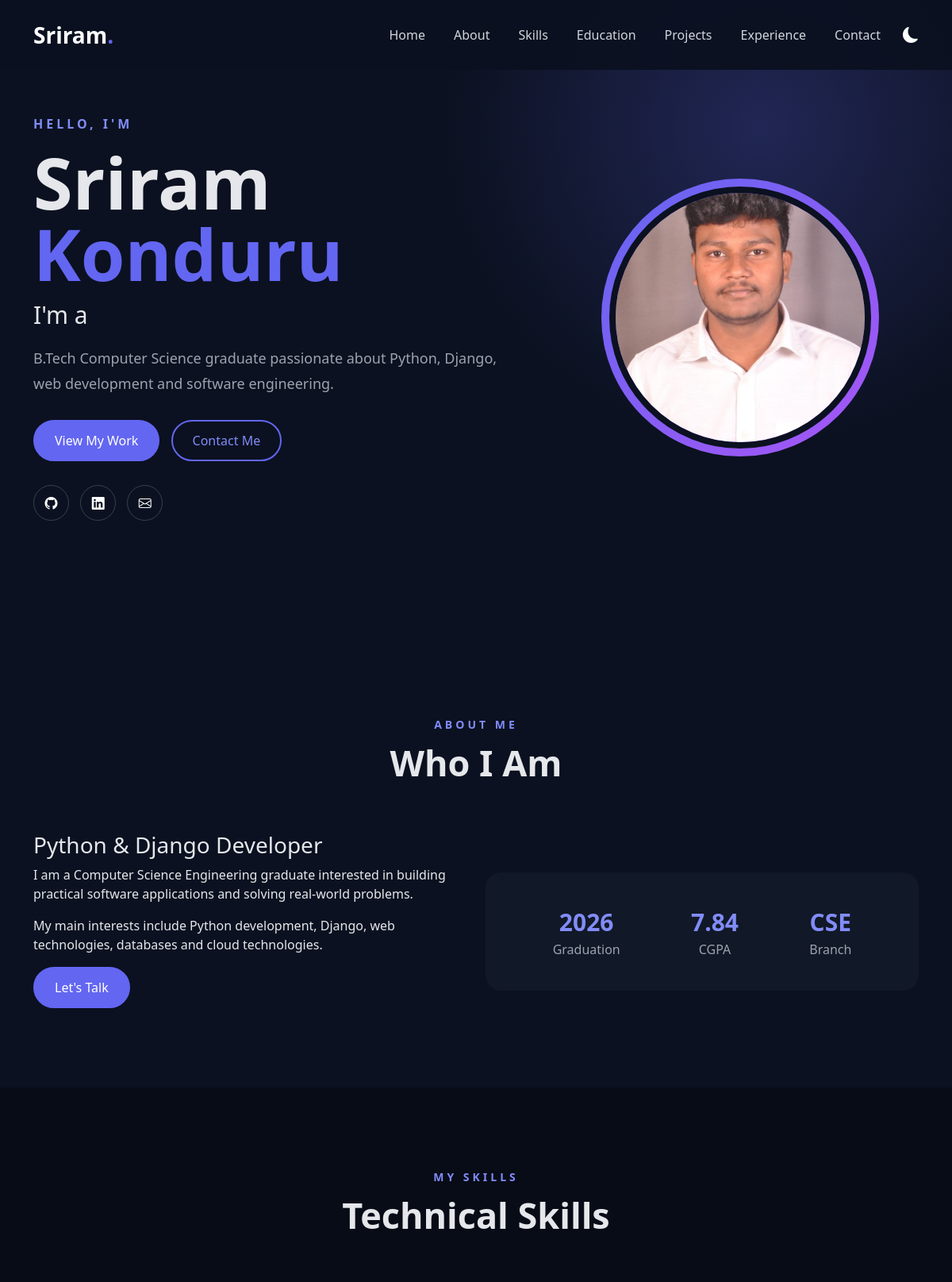
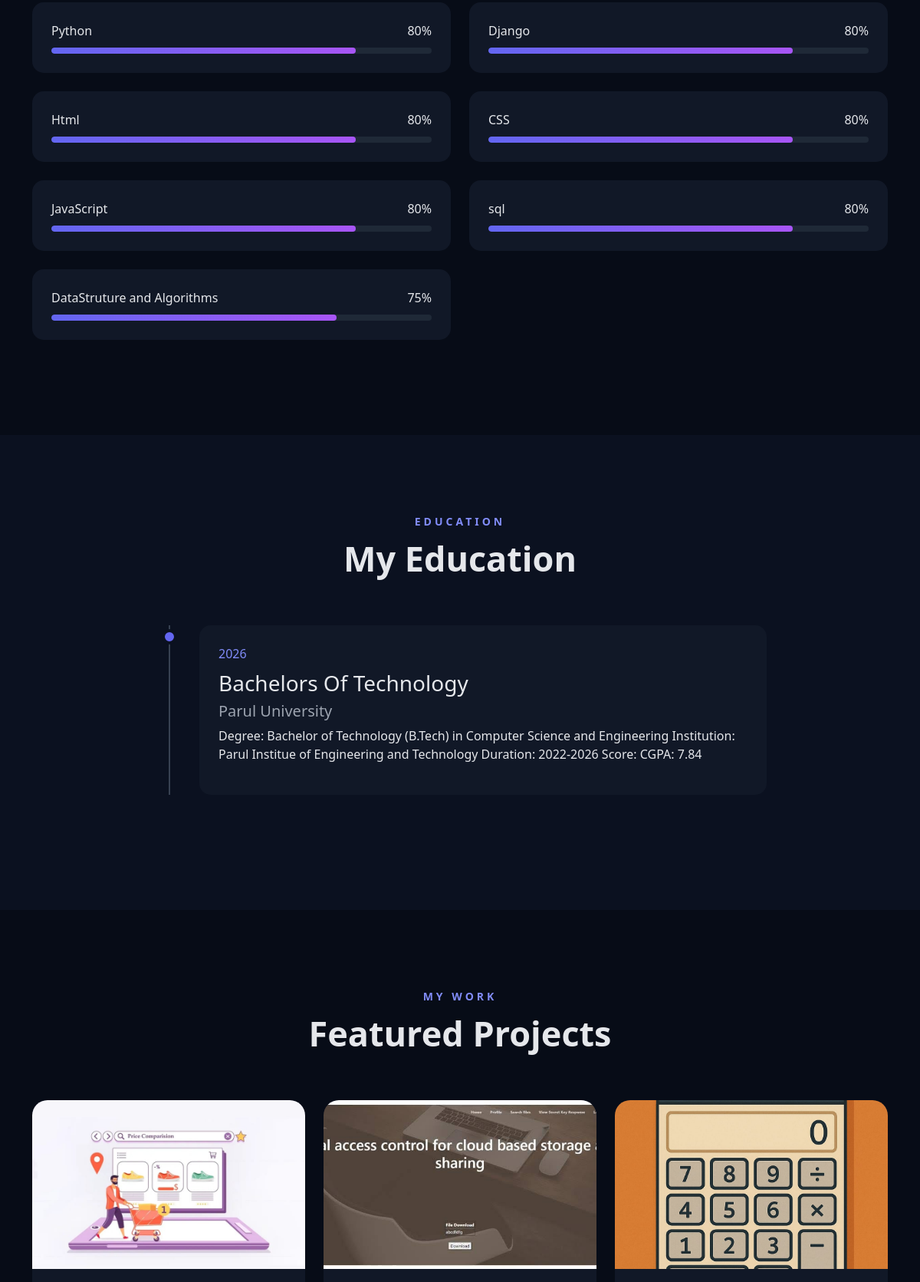
The page / (upper part) on the database its author committed (2 pictures, top to bottom).
### main/models.py (models this page shows, shortened)
class Skill(models.Model):
    name = models.CharField(max_length=100)
    percentage = models.PositiveIntegerField(default=80)
    category = models.CharField(max_length=100, default="Technical")

class Education(models.Model):
    degree = models.CharField(max_length=200)
    college = models.CharField(max_length=200)
    year = models.CharField(max_length=50)
    description = models.TextField(blank=True)

class Project(models.Model):
    title = models.CharField(max_length=200)
    description = models.TextField()
    technologies = models.CharField(max_length=300)
    github_link = models.URLField(blank=True)
    live_link = models.URLField(blank=True)
    image = models.ImageField(
        upload_to="projects/",
        blank=True,
        null=True
    )

### main/views.py (the view, shortened to what this page needs)
# urls.py: path("", views.home, name="home"),
def home(request):
    context = {
        "skills": Skill.objects.all(),
        "projects": Project.objects.all(),
        "education": Education.objects.all(),
        "experience": Experience.objects.all(),
    }
    return render(request, "main/index.html", context)

### main/templates/main/index.html (shortened to what this page needs)
{% load static %}
<!DOCTYPE html>
<html lang="en">
<head>
    <link
        href="https://cdn.jsdelivr.net/npm/bootstrap@5.3.3/dist/css/bootstrap.min.css"
        rel="stylesheet">
    <link
        rel="stylesheet"
        href="https://cdn.jsdelivr.net/npm/bootstrap-icons@1.11.3/font/bootstrap-icons.min.css">
    <link
        rel="stylesheet"
        href="{% static 'css/style.css' %}">
</head>
<body>
<nav class="navbar navbar-expand-lg fixed-top">
    <div class="container">
        <a class="navbar-brand" href="#home">
            Sriram<span>.</span>
        </a>
        <div
            class="collapse navbar-collapse"
            id="navbarNav">
            <ul class="navbar-nav ms-auto">
                <li class="nav-item">
                    <a class="nav-link" href="#home">Home</a>
                </li>
                <li class="nav-item">
                    <a class="nav-link" href="#about">About</a>
                </li>
                <li class="nav-item">
                    <a class="nav-link" href="#skills">Skills</a>
                </li>
                <li class="nav-item">
                    <a class="nav-link" href="#education">
                        Education
                    </a>
                </li>
                <li class="nav-item">
                    <a class="nav-link" href="#projects">
                        Projects
                    </a>
                </li>
                <li class="nav-item">
                    <a class="nav-link" href="#experience">
                        Experience
                    </a>
                </li>
                <li class="nav-item">
                    <a class="nav-link" href="#contact">
                        Contact
                    </a>
                </li>
            </ul>
            <button
                id="themeToggle"
                class="theme-btn">
                <i class="bi bi-moon-fill"></i>
            </button>
        </div>
    </div>
</nav>
<section id="home" class="hero">
    <div class="container hero-content">
        <div class="row align-items-center">
            <div class="col-lg-7">
                <p class="hero-small">
                    HELLO, I'M
                </p>
                <h1>
                    Sriram
                    <span>Konduru</span>
                </h1>
                <h2>
                    I'm a
                </h2>
                <p class="hero-description">
                    B.Tech Computer Science graduate passionate about
                    Python, Django, web development and software
                    engineering.
                </p>
                <div class="hero-buttons">
                    <a
                        href="#projects"
                        class="btn btn-primary-custom">
                        View My Work
                    </a>
                    <a
                        href="#contact"
                        class="btn btn-outline-custom">
                        Contact Me
                    </a>
                </div>
                <div class="social-links">
                    <a
                        href="https://github.com/Sriram280"
                        target="_blank">
                        <i class="bi bi-github"></i>
                    </a>
                    <a
                        href="https://www.linkedin.com/in/sriram-konduru"
                        target="_blank">
                        <i class="bi bi-linkedin"></i>
                    </a>
                    <a href="mailto:sriramkonduru0@gmail.com">
                        <i class="bi bi-envelope"></i>
                    </a>
                </div>
            </div>
            <div class="col-lg-5 text-center">
                <div class="profile-wrapper">
                    <img
                        src="{% static 'images/profile.jpeg' %}"
                        alt="Sriram"
                        class="profile-image">
                </div>
            </div>
        </div>
    </div>
</section>
<section id="about" class="section">
    <div class="container">
        <div class="section-heading">
            <span>ABOUT ME</span>
            <h2>Who I Am</h2>
        </div>
        <div class="row align-items-center">
            <div class="col-lg-6">
                <h3>
                    Python & Django Developer
                </h3>
                <p>
                    I am a Computer Science Engineering graduate
                    interested in building practical software
                    applications and solving real-world problems.
                </p>
                <p>
                    My main interests include Python development,
                    Django, web technologies, databases and cloud
                    technologies.
                </p>
                <a
                    href="#contact"
                    class="btn btn-primary-custom">
                    Let's Talk
                </a>
            </div>
            <div class="col-lg-6">
                <div class="about-card">
                    <div>
                        <strong>2026</strong>
                        <span>Graduation</span>
                    </div>
                    <div>
                        <strong>7.84</strong>
                        <span>CGPA</span>
                    </div>
                    <div>
                        <strong>CSE</strong>
                        <span>Branch</span>
                    </div>
                </div>
            </div>
        </div>
    </div>
</section>
<section id="skills" class="section dark-section">
    <div class="container">
        <div class="section-heading">
            <span>MY SKILLS</span>
            <h2>Technical Skills</h2>
        </div>
        <div class="row">
            {% for skill in skills %}
            <div class="col-lg-6 mb-4">
                <div class="skill-box">
                    <div class="skill-info">
                        <span>
                            {{ skill.name }}
                        </span>
                        <span>
                            {{ skill.percentage }}%
                        </span>
                    </div>
                    <div class="skill-progress">
                        <div
                            class="skill-progress-bar"
                            style="width: {{ skill.percentage }}% " >
                        </div>
                    </div>
                </div>
            </div>
            {% empty %}
            <div class="col-12 text-center">
                <p>
                    Add skills from Django Admin.
                </p>
            </div>
            {% endfor %}
        </div>
    </div>
</section>
<section id="education" class="section">
    <div class="container">
        <div class="section-heading">
            <span>EDUCATION</span>
            <h2>My Education</h2>
        </div>
        <div class="timeline">
            {% for item in education %}
            <div class="timeline-item">
                <div class="timeline-dot"></div>
                <div class="timeline-content">
                    <span>
                        {{ item.year }}
                    </span>
                    <h3>
                        {{ item.degree }}
                    </h3>
                    <h5>
                        {{ item.college }}
                    </h5>
                    <p>
                        {{ item.description }}
                    </p>
                </div>
            </div>
            {% empty %}
            <p class="text-center">
                Add education from Django Admin.
            </p>
            {% endfor %}
        </div>
    </div>
</section>
<section id="projects" class="section dark-section">
    <div class="container">
        <div class="section-heading">
            <span>MY WORK</span>
            <h2>Featured Projects</h2>
        </div>
        <div class="row">
            {% for project in projects %}
            <div class="col-lg-4 col-md-6 mb-4">
                <div class="project-card">
                    {% if project.image %}
                    <img
                        src="{{ project.image.url }}"
                        alt="{{ project.title }}">
                    {% endif %}
                    <div class="project-content">
                    </div>
                </div>
            </div>
            {% empty %}
            <div class="col-12 text-center">
                <p>
                    Add projects from Django Admin.
                </p>
            </div>
            {% endfor %}
        </div>
    </div>
</section>
</body>
</html>

### static/css/style.css (style rules this page uses)
* { margin: 0; padding: 0; box-sizing: border-box; }
html { scroll-behavior: smooth; }
body { font-family: "Segoe UI", sans-serif; background: #0b1120; color: #e5e7eb; transition: 0.3s; }
.navbar { background: rgba(11, 17, 32, 0.92); backdrop-filter: blur(15px); padding: 18px 0; }
.navbar-brand { font-size: 28px; font-weight: 800; color: white !important; }
.navbar-brand span { color: #6366f1; }
.nav-link { color: #d1d5db !important; margin-left: 20px; }
.theme-btn { border: none; background: transparent; color: white; font-size: 20px; margin-left: 20px; }
.hero { min-height: 100vh; display: flex; align-items: center; position: relative; overflow: hidden; background: radial-gradient( circle at 80% 20%, rgba(99, 102, 241, 0.25), transparent 35% ), #0b1120; }
.hero-content { position: relative; z-index: 2; }
.hero-small { color: #818cf8; font-weight: 700; letter-spacing: 4px; }
.hero h1 { font-size: clamp(50px, 8vw, 90px); font-weight: 800; line-height: 1; margin: 15px 0; }
.hero h1 span { color: #6366f1; }
.hero h2 { font-size: 30px; margin-bottom: 20px; }
.hero-description { max-width: 600px; color: #9ca3af; font-size: 18px; line-height: 1.8; }
.hero-buttons { margin-top: 30px; }
.btn-primary-custom { background: #6366f1; border: 2px solid #6366f1; color: white; padding: 12px 25px; border-radius: 30px; text-decoration: none; transition: 0.3s; }
.btn-outline-custom { border: 2px solid #6366f1; color: #818cf8; padding: 12px 25px; border-radius: 30px; text-decoration: none; margin-left: 10px; }
.social-links { margin-top: 30px; }
.social-links a { display: inline-flex; width: 45px; height: 45px; border: 1px solid #374151; border-radius: 50%; align-items: center; justify-content: center; color: white; margin-right: 10px; transition: 0.3s; }
.profile-wrapper { display: inline-block; padding: 10px; border-radius: 50%; background: linear-gradient( 135deg, #6366f1, #a855f7 ); }
.profile-image { width: 330px; height: 330px; object-fit: cover; border-radius: 50%; border: 8px solid #0b1120; }
.section { padding: 100px 0; }
.dark-section { background: #070c17; }
.section-heading { text-align: center; margin-bottom: 60px; }
.section-heading span { color: #818cf8; font-size: 14px; font-weight: 700; letter-spacing: 4px; }
.section-heading h2 { font-size: 45px; font-weight: 800; margin-top: 10px; }
.about-card { display: flex; justify-content: space-around; background: #111827; padding: 40px; border-radius: 20px; margin-top: 30px; }
.about-card div { text-align: center; }
.about-card strong { display: block; color: #818cf8; font-size: 30px; }
.about-card span { color: #9ca3af; }
.skill-box { background: #111827; padding: 25px; border-radius: 15px; }
.skill-info { display: flex; justify-content: space-between; margin-bottom: 10px; }
.skill-progress { height: 8px; background: #1f2937; border-radius: 10px; overflow: hidden; }
.skill-progress-bar { height: 100%; background: linear-gradient( 90deg, #6366f1, #a855f7 ); border-radius: 10px; }
.timeline { max-width: 800px; margin: auto; position: relative; }
.timeline::before { content: ""; position: absolute; left: 20px; top: 0; bottom: 0; width: 2px; background: #374151; }
.timeline-item { position: relative; padding-left: 60px; margin-bottom: 50px; }
.timeline-dot { position: absolute; left: 11px; top: 5px; width: 20px; height: 20px; border-radius: 50%; background: #6366f1; border: 4px solid #0b1120; }
.timeline-content { background: #111827; padding: 25px; border-radius: 15px; }
.timeline-content span { color: #818cf8; }
.timeline-content h3 { margin-top: 10px; }
.timeline-content h5 { color: #9ca3af; }
.project-card { background: #111827; border-radius: 20px; overflow: hidden; height: 100%; transition: 0.3s; }
.project-card img { width: 100%; height: 220px; object-fit: cover; }
.project-content { padding: 25px; }

### rows shown on the page
Skill: name "Python", percentage "80"
Skill: name "Django", percentage "80"
Skill: name "Html", percentage "80"
Skill: name "CSS", percentage "80"
Skill: name "JavaScript", percentage "80"
Skill: name "sql", percentage "80"
Skill: name "DataStruture and Algorithms", percentage "75"
Education: year "2026", degree "Bachelors Of Technology", college "Parul University", description "Degree: Bachelor of Technology (B.Tech) in Computer Science and Engineering Institution: Parul Institue of Engineering and Technology Duration: 2022-2026 Score: CGPA: 7.84"
Project: image (picture)
Project: image (picture)
Project: image (picture)
